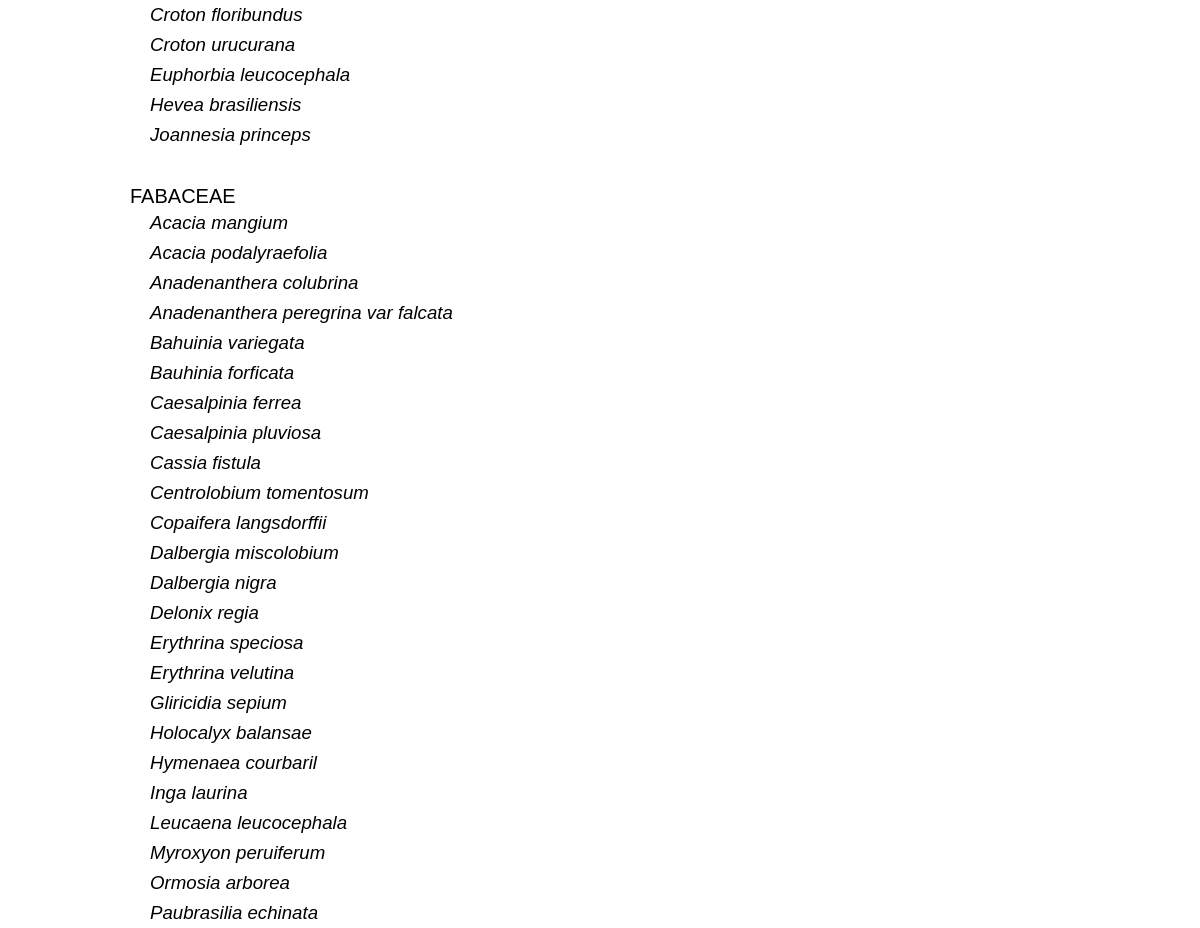
Page /especies/categoria/familia/ (middle part) on the earlier database version.
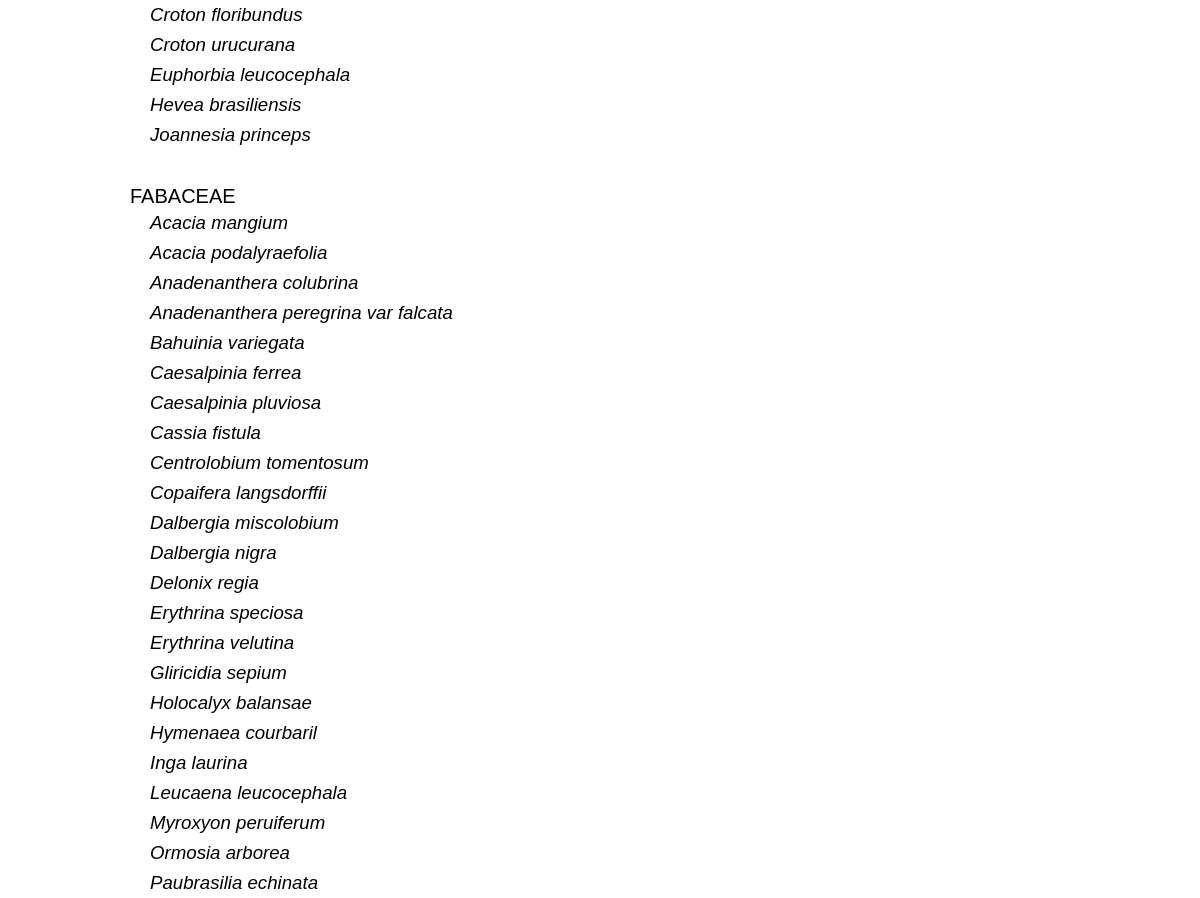
Same page on the later database version.
### flora/models.py (models this page shows, shortened)
class Post(models.Model):
    author = models.ForeignKey('auth.User')
    title = models.CharField(max_length=200)
    familia = models.CharField(max_length=300)
    genero = models.CharField(max_length=300)
    especie = models.CharField(max_length=300)
    autor = models.CharField(max_length=300)
    texto = models.TextField()
    habito = models.CharField(max_length=300)
    vernacular = models.CharField(max_length=300)
    floracao = models.CharField(max_length=300)
    frutificacao = models.CharField(max_length=300)
    origem = models.CharField(max_length=300)
    mapa = models.TextField()
    referencias = models.TextField()
    created_date = models.DateTimeField(
            default=timezone.now)
    published_date = models.DateTimeField(
            blank=True, null=True)

### flora/views.py (the view)
# urls.py: url(r'^especies/categoria/familia/', views.list_species_by_family),
def list_species_by_family(request):
    all_species = Post.objects.all().order_by('familia')
    species_by_family = OrderedDict()
    for some_specie in all_species:
        if not some_specie.familia in species_by_family.keys():
            species_by_family[some_specie.familia] = []
        species_by_family[some_specie.familia].append(some_specie)
    for ordered_specie in species_by_family.values():
        ordered_specie.sort(key=lambda x: x.genero)
    return render(request, 'flora/list_species_by_family.html', {'species_by_family': species_by_family, 'view': 'Família'})

### flora/templates/flora/list_species_by_family.html (shortened to what this page needs)
{% extends 'flora/base.html' %}
{% block content %}
<div id="listagem">
<div>
{% for family, species in species_by_family.items %}
	<p>{{ family }}</p>
	<ul>
	{% for specie in species %}
	<li>
		<a href="{% url 'flora.views.post_detail' pk=specie.pk %}">
			{{ specie.genero }} {{ specie.especie }}
		</a>
	</li>
	{% endfor %}
	<ul>
{% endfor %}
</div>
</div>
{% endblock content %}

Differences in the rows shown:
removed Post: genero "Bauhinia", especie "forficata", shown under "FABACEAE"
